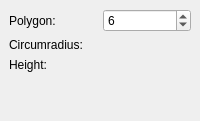
        <widget class="QWidget" name="page_prism">
         <layout class="QGridLayout">
          <property name="leftMargin">
           <number>9</number>
          </property>
          <property name="topMargin">
           <number>9</number>
          </property>
          <property name="rightMargin">
           <number>9</number>
          </property>
          <property name="bottomMargin">
           <number>9</number>
          </property>
          <property name="spacing">
           <number>6</number>
          </property>
          <item row="0" column="0">
           <layout class="QGridLayout">
            <property name="leftMargin">
             <number>0</number>
            </property>
            <property name="topMargin">
             <number>0</number>
            </property>
            <property name="rightMargin">
             <number>0</number>
            </property>
            <property name="bottomMargin">
             <number>0</number>
            </property>
            <property name="spacing">
             <number>6</number>
            </property>
            <item row="0" column="0">
             <widget class="QLabel" name="labelPrismPolygon">
              <property name="text">
               <string>Polygon:</string>
              </property>
             </widget>
            </item>
            <item row="1" column="0">
             <widget class="QLabel" name="labelPrismCircumradius">
              <property name="text">
               <string>Circumradius:</string>
              </property>
             </widget>
            </item>
            <item row="0" column="2">
             <widget class="QSpinBox" name="prismPolygon">
              <property name="keyboardTracking">
               <bool>false</bool>
              </property>
              <property name="minimum">
               <number>3</number>
              </property>
              <property name="maximum">
               <number>1000</number>
              </property>
              <property name="value">
               <number>6</number>
              </property>
             </widget>
            </item>
            <item row="1" column="2">
             <widget class="Gui::QuantitySpinBox" name="prismCircumradius" native="true">
              <property name="keyboardTracking" stdset="0">
               <bool>false</bool>
              </property>
              <property name="unit" stdset="0">
               <string notr="true">mm</string>
              </property>
              <property name="value" stdset="0">
               <double>2.000000000000000</double>
              </property>
             </widget>
            </item>
            <item row="2" column="0">
             <widget class="QLabel" name="labelPrismHeight">
              <property name="text">
               <string>Height:</string>
              </property>
             </widget>
            </item>
            <item row="2" column="2">
             <widget class="Gui::QuantitySpinBox" name="prismHeight" native="true">
              <property name="keyboardTracking" stdset="0">
               <bool>false</bool>
              </property>
              <property name="unit" stdset="0">
               <string notr="true">mm</string>
              </property>
              <property name="value" stdset="0">
               <double>10.000000000000000</double>
              </property>
             </widget>
            </item>
           </layout>
          </item>
          <item row="1" column="0">
           <spacer>
            <property name="orientation">
             <enum>Qt::Vertical</enum>
            </property>
            <property name="sizeHint" stdset="0">
             <size>
              <width>20</width>
              <height>40</height>
             </size>
            </property>
           </spacer>
          </item>
         </layout>
        </widget>
